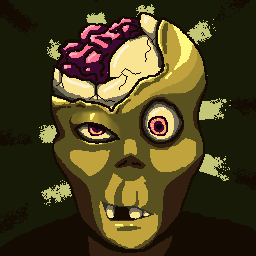

Rendered tile map (Tiled .tmx) drawn with the repository's tilesets; below, a short description and the full map source, tile grids included:
An orthogonal 16x16 tile map with 16x16 px tiles, 6 tile layers (Back, Back2, Buildings, Front, ...).

<map version="1.10" tiledversion="1.12.0" orientation="orthogonal" renderorder="right-down" compressionlevel="0" width="16" height="16" tilewidth="16" tileheight="16" infinite="0" nextlayerid="13" nextobjectid="7">
 <tileset firstgid="1" source="Scary_zombie.tsx" />
 <layer id="1" name="Back" width="16" height="16">
  <data encoding="csv">
43,44,45,46,47,48,49,50,51,52,53,54,55,56,57,58,
63,64,65,66,67,68,69,70,71,72,73,74,75,76,77,78,
83,84,85,86,87,88,89,90,91,92,93,94,95,96,97,98,
103,104,105,106,107,108,109,110,111,112,113,114,115,116,117,118,
123,124,125,126,127,128,129,130,131,132,133,134,135,136,137,138,
143,144,145,146,147,148,149,150,151,152,153,154,155,156,157,158,
163,164,165,166,167,168,169,170,171,172,173,174,175,176,177,178,
183,184,185,186,187,188,189,190,191,192,193,194,195,196,197,198,
203,204,205,206,207,208,209,210,211,212,213,214,215,216,217,218,
223,224,225,226,227,228,229,230,231,232,233,234,235,236,237,238,
243,244,245,246,247,248,249,250,251,252,253,254,255,256,257,258,
263,264,265,266,267,268,269,270,271,272,273,274,275,276,277,278,
283,284,285,286,287,288,289,290,291,292,293,294,295,296,297,298,
303,304,305,306,307,308,309,310,311,312,313,314,315,316,317,318,
323,324,325,326,327,328,329,330,331,332,333,334,335,336,337,338,
343,344,345,346,347,348,349,350,351,352,353,354,355,356,357,358
</data>
 </layer>
 <layer id="2" name="Back2" width="16" height="16">
  <properties>
   <property name="Draw" value="Back" />
  </properties>
  <data encoding="csv">
0,0,0,0,0,0,0,0,0,0,0,0,0,0,0,0,
0,0,0,0,0,0,0,0,0,0,0,0,0,0,0,0,
0,0,0,0,0,0,0,0,0,0,0,0,0,0,0,0,
0,0,0,0,0,0,0,0,0,0,0,0,0,0,0,0,
0,0,0,0,0,0,0,0,0,0,0,0,0,0,0,0,
0,0,0,0,0,0,0,0,0,0,0,0,0,0,0,0,
0,0,0,0,0,0,0,0,0,0,0,0,0,0,0,0,
0,0,0,0,0,0,0,0,0,0,0,0,0,0,0,0,
0,0,0,0,0,0,0,0,0,0,0,0,0,0,0,0,
0,0,0,0,0,0,0,0,0,0,0,0,0,0,0,0,
0,0,0,0,0,0,0,0,0,0,0,0,0,0,0,0,
0,0,0,0,0,0,0,0,0,0,0,0,0,0,0,0,
0,0,0,0,0,0,0,0,0,0,0,0,0,0,0,0,
0,0,0,0,0,0,0,0,0,0,0,0,0,0,0,0,
0,0,0,0,0,0,0,0,0,0,0,0,0,0,0,0,
0,0,0,0,0,0,0,0,0,0,0,0,0,0,0,0
</data>
 </layer>
 <layer id="3" name="Buildings" width="16" height="16">
  <data encoding="csv">
0,0,0,0,0,0,0,0,0,0,0,0,0,0,0,0,
0,0,0,0,0,0,0,0,0,0,0,0,0,0,0,0,
0,0,0,0,0,0,0,0,0,0,0,0,0,0,0,0,
0,0,0,0,0,0,0,0,0,0,0,0,0,0,0,0,
0,0,0,0,0,0,0,0,0,0,0,0,0,0,0,0,
0,0,0,0,0,0,0,0,0,0,0,0,0,0,0,0,
0,0,0,0,0,0,0,0,0,0,0,0,0,0,0,0,
0,0,0,0,0,0,0,0,0,0,0,0,0,0,0,0,
0,0,0,0,0,0,0,0,0,0,0,0,0,0,0,0,
0,0,0,0,0,0,0,0,0,0,0,0,0,0,0,0,
0,0,0,0,0,0,0,0,0,0,0,0,0,0,0,0,
0,0,0,0,0,0,0,0,0,0,0,0,0,0,0,0,
0,0,0,0,0,0,0,0,0,0,0,0,0,0,0,0,
0,0,0,0,0,0,0,0,0,0,0,0,0,0,0,0,
0,0,0,0,0,0,0,0,0,0,0,0,0,0,0,0,
0,0,0,0,0,0,0,0,0,0,0,0,0,0,0,0
</data>
 </layer>
 <layer id="4" name="Front" width="16" height="16">
  <data encoding="csv">
0,0,0,0,0,0,0,0,0,0,0,0,0,0,0,0,
0,0,0,0,0,0,0,0,0,0,0,0,0,0,0,0,
0,0,0,0,0,0,0,0,0,0,0,0,0,0,0,0,
0,0,0,0,0,0,0,0,0,0,0,0,0,0,0,0,
0,0,0,0,0,0,0,0,0,0,0,0,0,0,0,0,
0,0,0,0,0,0,0,0,0,0,0,0,0,0,0,0,
0,0,0,0,0,0,0,0,0,0,0,0,0,0,0,0,
0,0,0,0,0,0,0,0,0,0,0,0,0,0,0,0,
0,0,0,0,0,0,0,0,0,0,0,0,0,0,0,0,
0,0,0,0,0,0,0,0,0,0,0,0,0,0,0,0,
0,0,0,0,0,0,0,0,0,0,0,0,0,0,0,0,
0,0,0,0,0,0,0,0,0,0,0,0,0,0,0,0,
0,0,0,0,0,0,0,0,0,0,0,0,0,0,0,0,
0,0,0,0,0,0,0,0,0,0,0,0,0,0,0,0,
0,0,0,0,0,0,0,0,0,0,0,0,0,0,0,0,
0,0,0,0,0,0,0,0,0,0,0,0,0,0,0,0
</data>
 </layer>
 <layer id="5" name="Front2" width="16" height="16">
  <properties>
   <property name="Draw" value="Front" />
  </properties>
  <data encoding="csv">
0,0,0,0,0,0,0,0,0,0,0,0,0,0,0,0,
0,0,0,0,0,0,0,0,0,0,0,0,0,0,0,0,
0,0,0,0,0,0,0,0,0,0,0,0,0,0,0,0,
0,0,0,0,0,0,0,0,0,0,0,0,0,0,0,0,
0,0,0,0,0,0,0,0,0,0,0,0,0,0,0,0,
0,0,0,0,0,0,0,0,0,0,0,0,0,0,0,0,
0,0,0,0,0,0,0,0,0,0,0,0,0,0,0,0,
0,0,0,0,0,0,0,0,0,0,0,0,0,0,0,0,
0,0,0,0,0,0,0,0,0,0,0,0,0,0,0,0,
0,0,0,0,0,0,0,0,0,0,0,0,0,0,0,0,
0,0,0,0,0,0,0,0,0,0,0,0,0,0,0,0,
0,0,0,0,0,0,0,0,0,0,0,0,0,0,0,0,
0,0,0,0,0,0,0,0,0,0,0,0,0,0,0,0,
0,0,0,0,0,0,0,0,0,0,0,0,0,0,0,0,
0,0,0,0,0,0,0,0,0,0,0,0,0,0,0,0,
0,0,0,0,0,0,0,0,0,0,0,0,0,0,0,0
</data>
 </layer>
 <layer id="6" name="Paths" width="16" height="16">
  <data encoding="csv">
0,0,0,0,0,0,0,0,0,0,0,0,0,0,0,0,
0,0,0,0,0,0,0,0,0,0,0,0,0,0,0,0,
0,0,0,0,0,0,0,0,0,0,0,0,0,0,0,0,
0,0,0,0,0,0,0,0,0,0,0,0,0,0,0,0,
0,0,0,0,0,0,0,0,0,0,0,0,0,0,0,0,
0,0,0,0,0,0,0,0,0,0,0,0,0,0,0,0,
0,0,0,0,0,0,0,0,0,0,0,0,0,0,0,0,
0,0,0,0,0,0,0,0,0,0,0,0,0,0,0,0,
0,0,0,0,0,0,0,0,0,0,0,0,0,0,0,0,
0,0,0,0,0,0,0,0,0,0,0,0,0,0,0,0,
0,0,0,0,0,0,0,0,0,0,0,0,0,0,0,0,
0,0,0,0,0,0,0,0,0,0,0,0,0,0,0,0,
0,0,0,0,0,0,0,0,0,0,0,0,0,0,0,0,
0,0,0,0,0,0,0,0,0,0,0,0,0,0,0,0,
0,0,0,0,0,0,0,0,0,0,0,0,0,0,0,0,
0,0,0,0,0,0,0,0,0,0,0,0,0,0,0,0
</data>
 </layer>
 <objectgroup id="7" name="Back" />
 <objectgroup id="8" name="Back2" />
 <objectgroup id="9" name="Buildings" />
 <objectgroup id="10" name="Front" />
 <objectgroup id="11" name="Front2" />
 <objectgroup id="12" name="Paths" />
</map>
